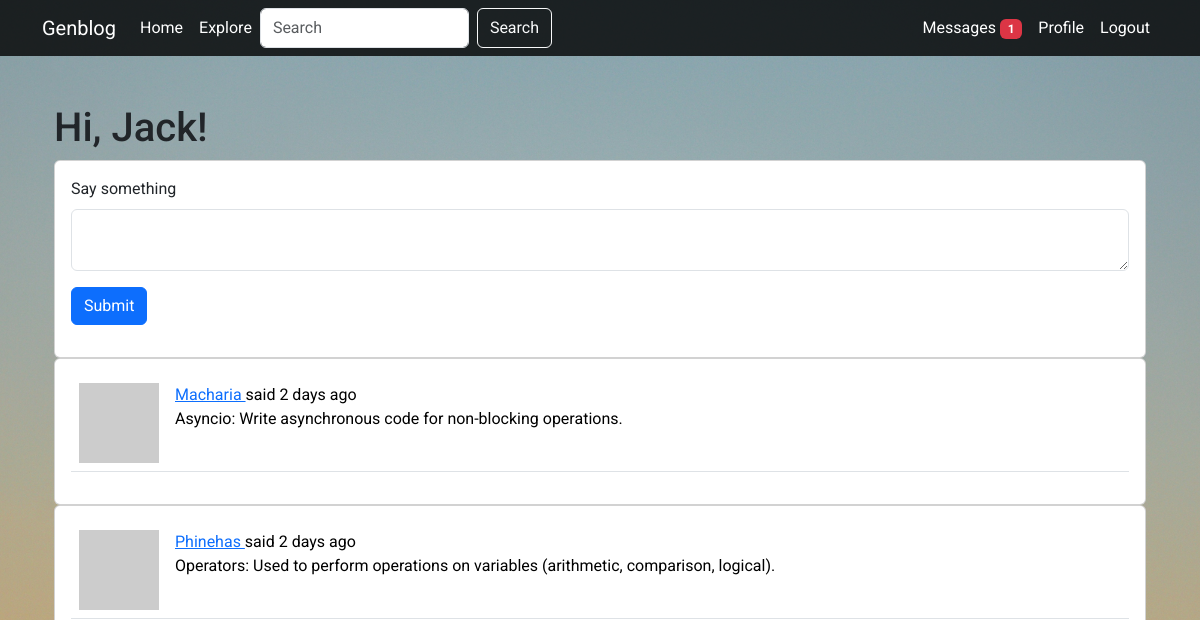
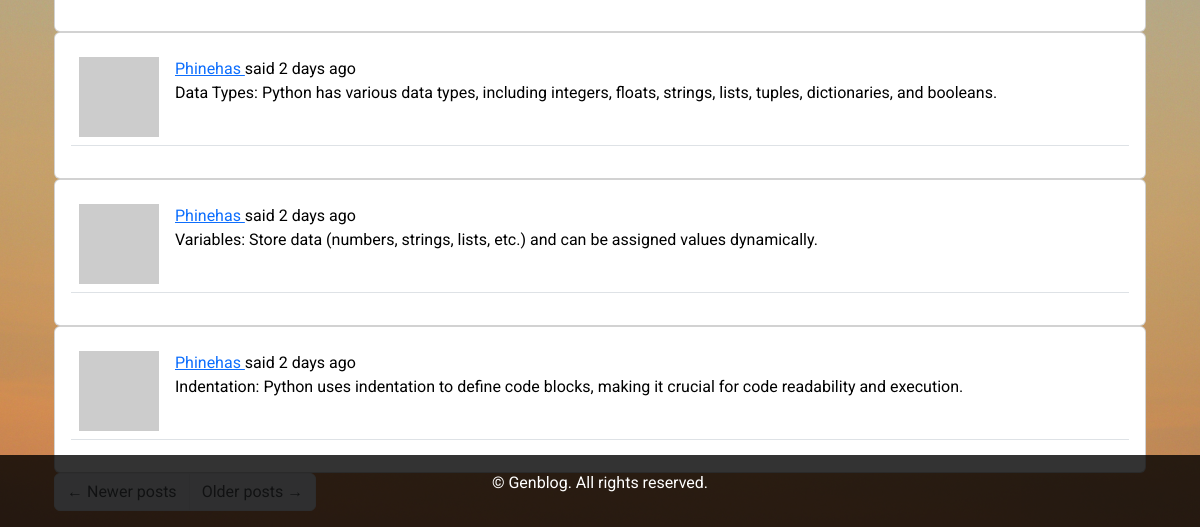
Before: /index (signed in) with the older database file (2 pictures, top to bottom).
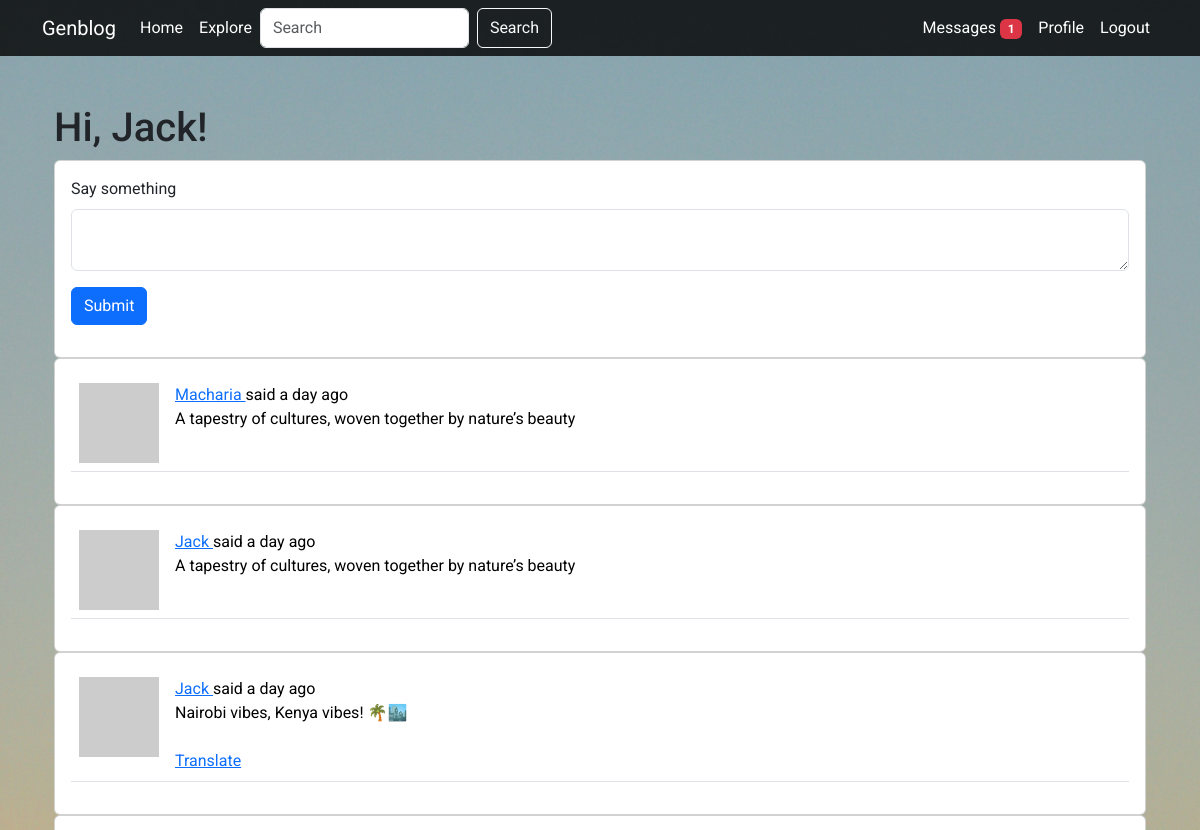
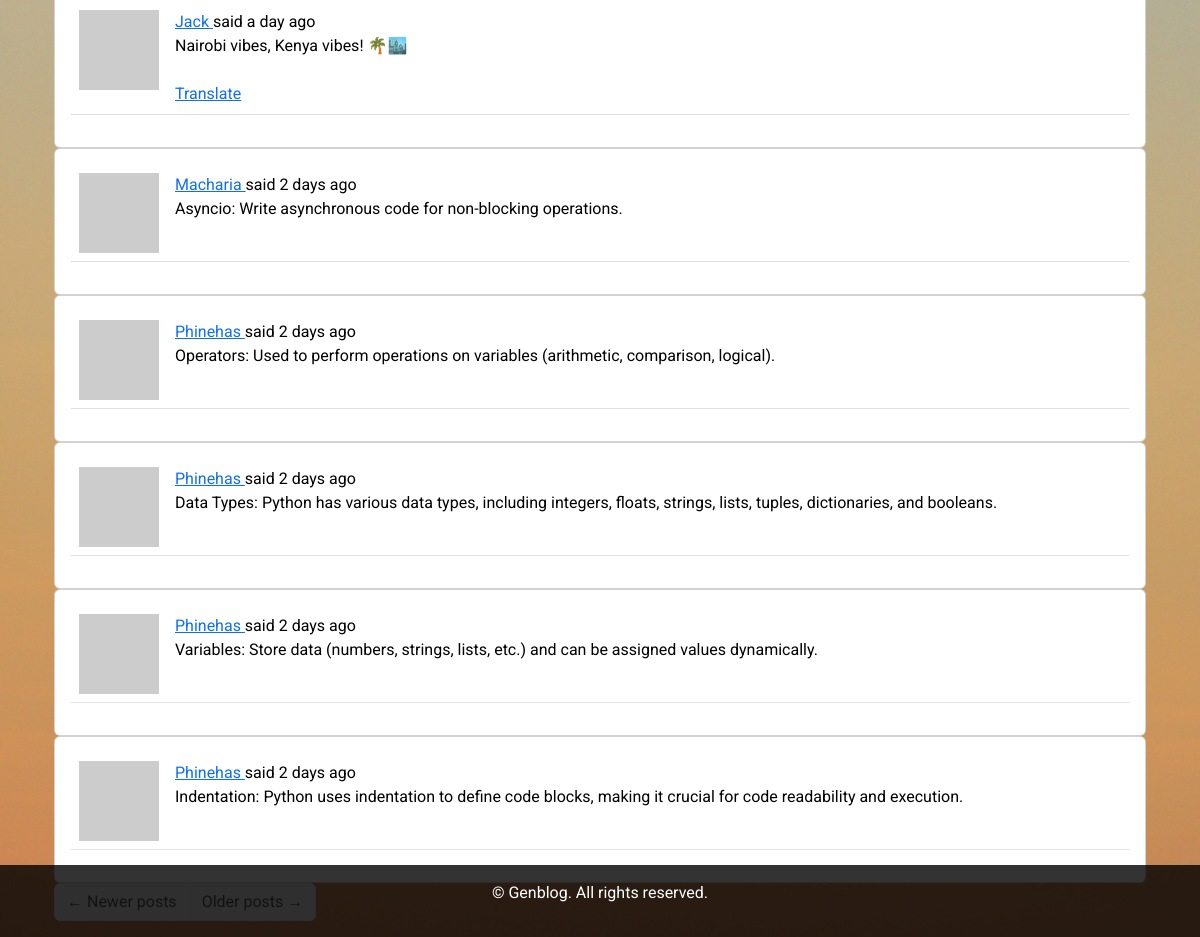
After: the same page with the newer database file (2 pictures, top to bottom).
### app/models.py (models this page shows, shortened)
class User(UserMixin, db.Model):
    id: so.Mapped[int] = so.mapped_column(primary_key=True)
    username: so.Mapped[str] = so.mapped_column(sa.String(64), index=True,
                                                unique=True)
    email: so.Mapped[str] = so.mapped_column(sa.String(120), index=True,
                                             unique=True)
    password_hash: so.Mapped[Optional[str]] = so.mapped_column(sa.String(256))
    about_me: so.Mapped[Optional[str]] = so.mapped_column(sa.String(140))
    last_seen: so.Mapped[Optional[datetime]] = so.mapped_column(
        default=lambda: datetime.now(timezone.utc))
    last_message_read_time: so.Mapped[Optional[datetime]]
    posts: so.WriteOnlyMapped['Post'] = so.relationship(
        back_populates='author')
    following: so.WriteOnlyMapped['User'] = so.relationship(
        secondary=followers, primaryjoin=(followers.c.follower_id == id),
        secondaryjoin=(followers.c.followed_id == id),
        back_populates='followers')
    followers: so.WriteOnlyMapped['User'] = so.relationship(
        secondary=followers, primaryjoin=(followers.c.followed_id == id),
        secondaryjoin=(followers.c.follower_id == id),
        back_populates='following')
    messages_sent: so.WriteOnlyMapped['Message'] = so.relationship(
        foreign_keys='Message.sender_id', back_populates='author')
    messages_received: so.WriteOnlyMapped['Message'] = so.relationship(
        foreign_keys='Message.recipient_id', back_populates='recipient')
    notifications: so.WriteOnlyMapped['Notification'] = so.relationship(
        back_populates='user')
    tasks: so.WriteOnlyMapped['Task'] = so.relationship(back_populates='user')
    def avatar(self, size):
        digest = md5(self.email.lower().encode('utf-8')).hexdigest()
        return f'https://www.gravatar.com/avatar/{digest}?d=identicon&s={size}'
    def following_posts(self):
        Author = so.aliased(User)
        Follower = so.aliased(User)
        return (
            sa.select(Post)
            .join(Post.author.of_type(Author))
            .join(Author.followers.of_type(Follower), isouter=True)
            .where(sa.or_(
                Follower.id == self.id,
                Author.id == self.id,
            ))
            .group_by(Post)
            .order_by(Post.timestamp.desc())
        )
    def unread_message_count(self):
        last_read_time = self.last_message_read_time or datetime(1900, 1, 1)
        query = sa.select(Message).where(Message.recipient == self,
                                         Message.timestamp > last_read_time)
        return db.session.scalar(sa.select(sa.func.count()).select_from(
            query.subquery()))
    def get_tasks_in_progress(self):
        query = self.tasks.select().where(Task.complete == False)
        return db.session.scalars(query)

class SearchableMixin:
    @classmethod
    def before_commit(cls, session):
        session._changes = {
            'add': list(session.new),
            'update': list(session.dirty),
            'delete': list(session.deleted)
        }
    @classmethod
    def after_commit(cls, session):
        for obj in session._changes['add']:
            if isinstance(obj, SearchableMixin):
                add_to_index(obj.__tablename__, obj)
        for obj in session._changes['update']:
            if isinstance(obj, SearchableMixin):
                add_to_index(obj.__tablename__, obj)
        for obj in session._changes['delete']:
            if isinstance(obj, SearchableMixin):
                remove_from_index(obj.__tablename__, obj)
        session._changes = None

class Post(SearchableMixin, db.Model):
    __searchable__ = ['body']
    id: so.Mapped[int] = so.mapped_column(primary_key=True)
    body: so.Mapped[str] = so.mapped_column(sa.String(140))
    timestamp: so.Mapped[datetime] = so.mapped_column(
        index=True, default=lambda: datetime.now(timezone.utc))
    user_id: so.Mapped[int] = so.mapped_column(sa.ForeignKey(User.id),
                                               index=True)
    language: so.Mapped[Optional[str]] = so.mapped_column(sa.String(5))
    author: so.Mapped[User] = so.relationship(back_populates='posts')

### app/main/routes.py (the view, shortened to what this page needs)
@bp.route('/', methods=['GET', 'POST'])
@bp.route('/index', methods=['GET', 'POST'])
@login_required
def index():
    form = PostForm()
    page = request.args.get('page', 1, type=int)
    posts = db.paginate(current_user.following_posts(), page=page,
                        per_page=current_app.config['POSTS_PER_PAGE'],
                        error_out=False)
    next_url = url_for('main.index', page=posts.next_num) \
        if posts.has_next else None
    prev_url = url_for('main.index', page=posts.prev_num) \
        if posts.has_prev else None
    return render_template('index.html', title=_('Home'), form=form,
                           posts=posts.items, next_url=next_url,
                           prev_url=prev_url)

### app/main/forms.py
class SearchForm(FlaskForm):
    q = StringField(_l('Search'), validators=[DataRequired()])
    def __init__(self, *args, **kwargs):
        if 'formdata' not in kwargs:
            kwargs['formdata'] = request.args
        if 'meta' not in kwargs:
            kwargs['meta'] = {'csrf': False}
        super(SearchForm, self).__init__(*args, **kwargs)

class PostForm(FlaskForm):
    post = TextAreaField(_l('Say something'), validators=[
        DataRequired(), Length(min=1, max=140)])
    submit = SubmitField(_l('Submit'))

### app/__init__.py (called while the page is built)
def get_locale():
    return request.accept_languages.best_match(current_app.config['LANGUAGES'])

### app/main/routes.py (called while the page is built)
@bp.before_app_request
def before_request():
    if current_user.is_authenticated:
        current_user.last_seen = datetime.now(timezone.utc)
        db.session.commit()
        g.search_form = SearchForm()
    g.locale = str(get_locale())

### app/models.py (called while the page is built)
@login.user_loader
def load_user(id):
    return db.session.get(User, int(id))

### app/templates/index.html (shortened to what this page needs)
{% extends 'base.html' %}
{% import "bootstrap_wtf.html" as wtf %}
{% block content %}
<div class="container mt-5">
    <h1 class="left-align">{{ _('Hi, %(username)s!', username=current_user.username) }}</h1>
    {% if form %}
        <div class="card form-card">
            <div class="card-body">
                {{ wtf.quick_form(form) }}
            </div>
        </div>
    {% endif %}
    {% for post in posts %}
        <div class="card post-card">
            <div class="card-body">
                {% include '_post.html' %}
            </div>
        </div>
    {% endfor %}
    <nav aria-label="Post navigation">
        <ul class="pagination">
            <li class="page-item{% if not prev_url %} disabled{% endif %}">
                <a class="page-link" href="{{ prev_url }}">
                    <span aria-hidden="true">&larr;</span> {{ _('Newer posts') }}
                </a>
            </li>
            <li class="page-item{% if not next_url %} disabled{% endif %}">
                <a class="page-link" href="{{ next_url }}">
                    {{ _('Older posts') }} <span aria-hidden="true">&rarr;</span>
                </a>
            </li>
        </ul>
    </nav>
</div>
{% endblock %}

### app/templates/base.html (shortened to what this page needs)
<!doctype html>
<html lang="en">
  <head>
    <link
        href="https://cdn.jsdelivr.net/npm/bootstrap@5.3.2/dist/css/bootstrap.min.css"
        rel="stylesheet"
>
  </head>
  <body>
    <nav class="navbar navbar-expand-lg">
      <div class="container">
        <a class="navbar-brand" href="{{ url_for('main.index') }}">Genblog</a>
        <div class="collapse navbar-collapse" id="navbarSupportedContent">
          <ul class="navbar-nav me-auto mb-2 mb-lg-0">
            <li class="nav-item">
              <a class="nav-link" aria-current="page" href="{{ url_for('main.index') }}">{{ _('Home') }}</a>
            </li>
            <li class="nav-item">
              <a class="nav-link" aria-current="page" href="{{ url_for('main.explore') }}">{{ _('Explore') }}</a>
            </li>
            {% if g.search_form %}
            <form class="d-flex" method="get" action="{{ url_for('main.search') }}">
                <input class="form-control me-2" type="search" placeholder="{{ g.search_form.q.label.text }}" aria-label="Search" name="q">
                <button class="btn btn-outline-light" type="submit">{{ _('Search') }}</button>
            </form>
            {% endif %}
          </ul>
          <ul class="navbar-nav mb-2 mb-lg-0">
            {% if current_user.is_anonymous %}
            <li class="nav-item">
              <a class="nav-link" aria-current="page" href="{{ url_for('auth.login') }}">{{ _('Login') }}</a>
            </li>
            {% else %}
            <li class="nav-item">
              <a class="nav-link" aria-current="page" href="{{ url_for('main.messages') }}">{{ _('Messages') }}
                {% set unread_message_count = current_user.unread_message_count() %}
                <span id="message_count" class="badge bg-danger"
                      style="visibility: {% if unread_message_count %}visible
                                         {% else %}hidden{% endif %};">
                    {{ unread_message_count }}
                </span>
              </a>
            </li>
            <li class="nav-item">
              <a class="nav-link" aria-current="page" href="{{ url_for('main.user', username=current_user.username) }}">{{ _('Profile') }}</a>
            </li>
            <li class="nav-item">
              <a class="nav-link" aria-current="page" href="{{ url_for('auth.logout') }}">{{ _('Logout') }}</a>
            </li>
            {% endif %}
          </ul>
        </div>
      </div>
    </nav>
    <div class="container mt-3">
      {% block content %}{% endblock %}
    </div>
    <footer class="footer">
      <div class="container text-center">
        <p>&copy; {{ current_year }} Genblog. All rights reserved.</p>
      </div>
    </footer>
  </body>
</html>

### app/templates/bootstrap_wtf.html (shortened to what this page needs)
{% macro form_field(field, autofocus) %}
  {%- if field.type == 'BooleanField' %}
  <div class="form-check mb-3">
    {{ field(class='form-check-input') }}
    {{ field.label(class='form-check-label') }}
  </div>
  {%- elif field.type == 'SelectField' %}
    {{ field.label(class='form-label') }}
    {{ field(class='form-select mb-3') }}
  {%- elif field.type == 'TextAreaField' %}
  <div class="mb-3">
    {{ field.label(class='form-label') }}
    {% if autofocus %}
      {{ field(class='form-control' + (' is-invalid' if field.errors else ''), autofocus=True) }}
    {% else %}
      {{ field(class='form-control' + (' is-invalid' if field.errors else '')) }}
    {% endif %}
  </div>
  {%- elif field.type == 'SubmitField' %}
  {{ field(class='btn btn-primary mb-3') }}
  {%- endif %}
{% endmacro %}
{% macro quick_form(form, action="", method="post", id="", novalidate=False) %}
<form
  {%- if action != None %} action="{{ action }}"{% endif -%}
  {%- if method %} method="{{ method }}"{% endif %}
  {%- if novalidate %} novalidate{% endif -%}>
  {% set ns = namespace(first_field=true) %}
  {%- for field in form %}
    {% if field.widget.input_type != 'hidden' -%}
      {{ form_field(field, ns.first_field) }}
      {% set ns.first_field = false %}
    {%- endif %}
  {%- endfor %}
</form>
{% endmacro %}

### app/templates/_post.html (shortened to what this page needs)
<table class="table table-hover">
    <tr>
        <td width="70px">
            {% if post.author %}
                <a href="{{ url_for('main.user', username=post.author.username) }}">
                    <img src="{{ post.author.avatar(70) }}" />
                </a>
            {% else %}
                <img src="default_avatar.png" />
            {% endif %}
        </td>
        <td>
            {% if post.author %}
                {{ _('%(username)s said %(when)s',
                    username=user_link, when=moment(post.timestamp).fromNow()) }}
            {% else %}
                {{ _('Unknown user said %(when)s', when=moment(post.timestamp).fromNow()) }}
            {% endif %}
            <br>
            <span id="post{{ post.id }}">{{ post.body }}</span>
            {% if post.language and post.language != g.locale %}
            <br><br>
            <span id="translation{{ post.id }}">
                <a href="javascript:translate(
                            'post{{ post.id }}',
                            'translation{{ post.id }}',
                            '{{ post.language }}',
                            '{{ g.locale }}');">{{ _('Translate') }}</a>
            </span>
            {% endif %}
        </td>
    </tr>
</table>

### app/templates/base.html (style rules this page uses)
body { font-family: 'Roboto', sans-serif; background: url('/static/images/background.jpg') no-repeat center center fixed; background-size: cover; }
.navbar { background-color: rgba(0, 0, 0, 0.8); }
.navbar-brand, .nav-link { color: #fff !important; }
.footer { background-color: rgba(0, 0, 0, 0.8); color: #fff; padding: 1rem 0; position: fixed; width: 100%; bottom: 0; }

Changed rows visible on the page:
added Post: body "A tapestry of cultures, woven together by nature’s beauty"
added Post: body "A tapestry of cultures, woven together by nature’s beauty"
added Post: body "Nairobi vibes, Kenya vibes! 🌴🏙️"
added Post: body "Nairobi vibes, Kenya vibes! 🌴🏙️"
